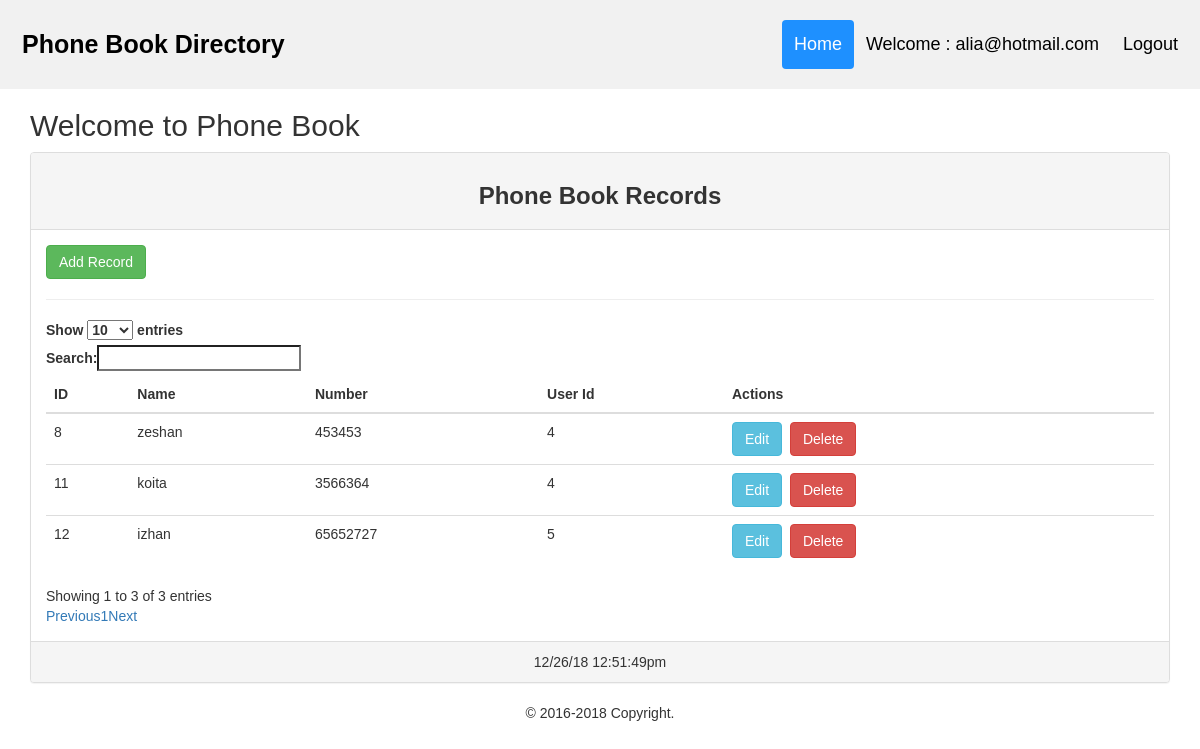
Before: / (signed in) with the older database file.
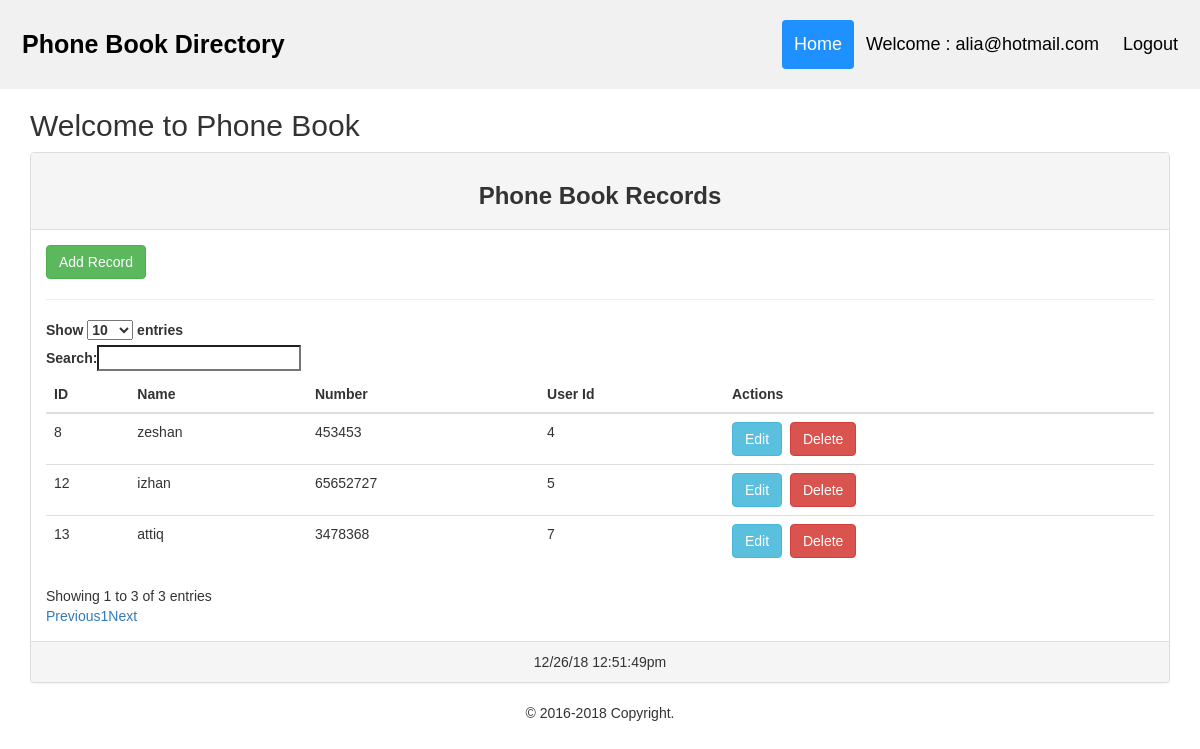
After: the same page with the newer database file.
### tables this page shows
CREATE TABLE `contacts` (
  `id` int(20) NOT NULL,
  `name` varchar(30) NOT NULL,
  `numbers` int(11) NOT NULL,
  `user_id` int(20) NOT NULL
);

### database_connection_class.php (called while the page is built, shortened)
<?php
class DB_Connect
{
	private $hostName="localhost";
	private $userName="root";
	private $db_password="";
	private $dbName="phone";
	private $db;
	function __construct()
	{
		$error="Error Connecting to Database!";
		$this->db=mysqli_connect($this->hostName,$this->userName,$this->db_password,$this->dbName)
        or die($error);
	}
	public function show(){
		$query = "select * from contacts";
		$result = $this->db->query($query)
		or die("Error ".mysqli_error($this->db));
		return $result;
	}
}
?>

### index.php (the view, shortened to what this page needs)
<!DOCTYPE html>
<html>
<head>
  <link rel="stylesheet" href="https://maxcdn.bootstrapcdn.com/bootstrap/3.3.7/css/bootstrap.min.css">
  <link rel="stylesheet" href="https://cdn.datatables.net/1.10.19/css/dataTables.bootstrap.min.css">
</head>
<body>
<div class="header">
  <a href="index.php" class="logo">Phone Book Directory</a>
  <div class="header-right">
    <a class="active" href="index.php">Home</a>
    <a href="#">Welcome : <?php echo $_SESSION['email']; ?></a>
    <a href="logout.php">Logout</a>
  </div>
</div>
<div class="container">
  <h2><marquee>Welcome to Phone Book</marquee></h2>
  <div class="panel panel-default">
    <div class="panel-heading text-center"><h3><b>Phone Book Records</b></h3></div>
    <div class="panel-body">
    	<tr><a href="add_record.php" class="btn btn-success">Add Record</a></tr>
  <table class="table" id="example">
 	<hr>
  <thead style="margin-top:30px">
    <tr>
      <th scope="col">ID</th>
      <th scope="col">Name</th>
      <th scope="col">Number</th>
      <th scope="col">User Id</th>
      <th scope="col">Actions</th>
    </tr>
  </thead>
  <tbody>
  	<?php
  		require_once('database_connection_class.php');
  		$db=new DB_Connect();
  		$result=$db->show();
  		if (mysqli_num_rows($result)>0) {
  			while ($row = mysqli_fetch_array($result)) {
  			$id= $row['id'];
  			$name = $row['name'];
			$number = $row['numbers'];
			$userid = $row['user_id'];
			   echo '<tr>
     				<td>'.$id.'</td>
     				<td>'.$name.'</td>
     				<td>'.$number.'</td>
     				<td>'.$userid.'</td>
      				<td><a href="update_record.php?id='.$id.'" class="btn btn-info">Edit</a>&nbsp;
      				<a href="delete_record.php?id='.$id.'" class="btn btn-danger">Delete</a></td>
    </tr>';
  			}
  		}
    ?>
  </tbody>
</table>
    </div>
    <div class="panel-footer text-center">
    	<?php
   		echo date("m/d/y h:i:sa<br>", time());
   		?>
    </div>
  </div>
</div>
<div class="footer text-center">
  <p>&copy; <?php
		$copyYear = 2016;
		$curYear = date('Y');
		echo $copyYear . (($copyYear != $curYear) ? '-' . $curYear : '');
		?> Copyright.</p>
</div>
</body>
</html>

### index.php (style rules this page uses)
* { box-sizing: border-box; }
body { margin: 0; font-family: Arial, Helvetica, sans-serif; }
.header { overflow: hidden; background-color: #f1f1f1; padding: 20px 10px; }
.header a { float: left; color: black; text-align: center; padding: 12px; text-decoration: none; font-size: 18px; line-height: 25px; border-radius: 4px; }
.header a.logo { font-size: 25px; font-weight: bold; }
.header a.active { background-color: dodgerblue; color: white; }
.header-right { float: right; }

Changed rows visible on the page:
removed contacts: id "11", name "koita", numbers "3566364", user "4"
added contacts: id "13", name "attiq", numbers "3478368", user "7"
